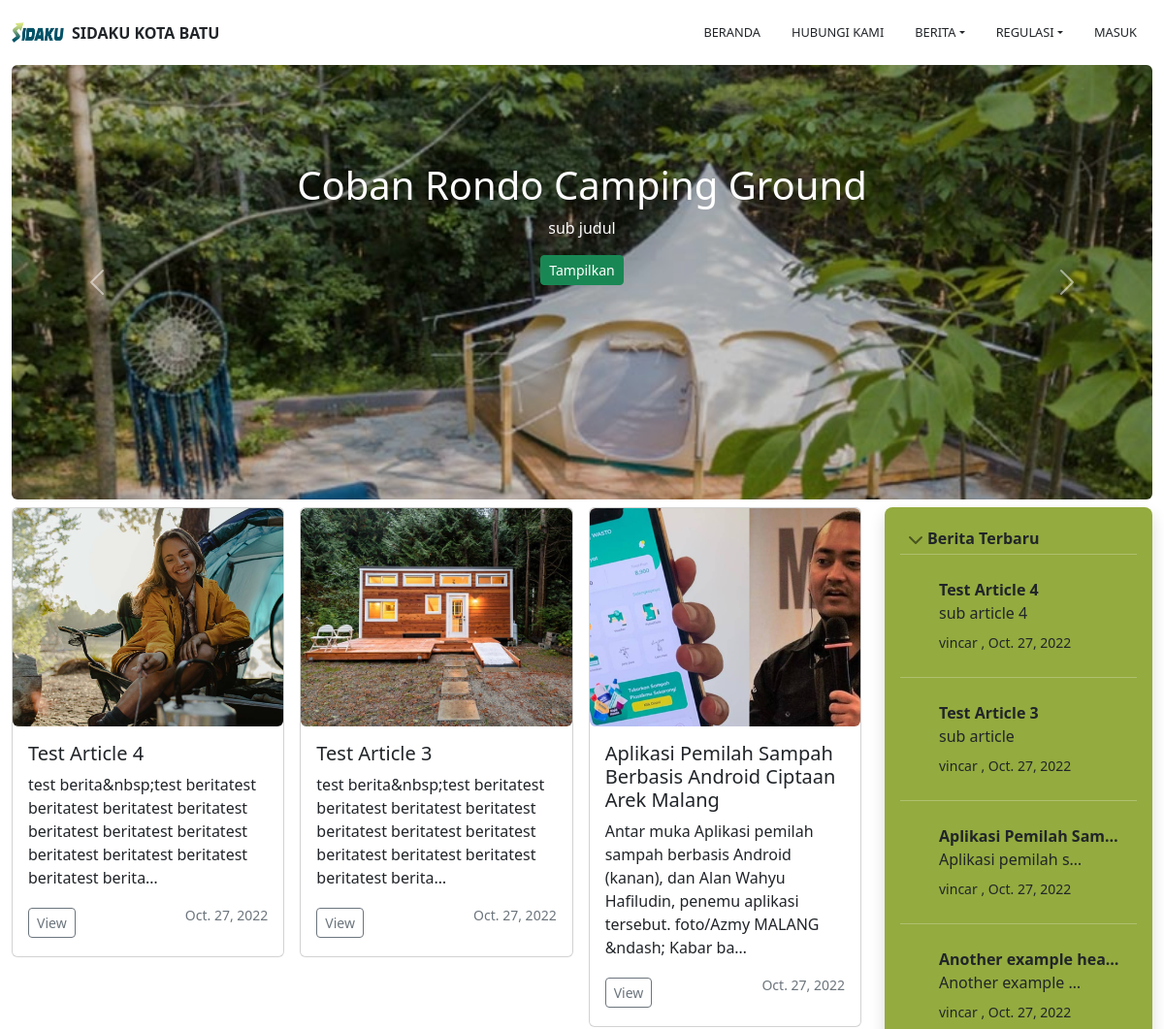
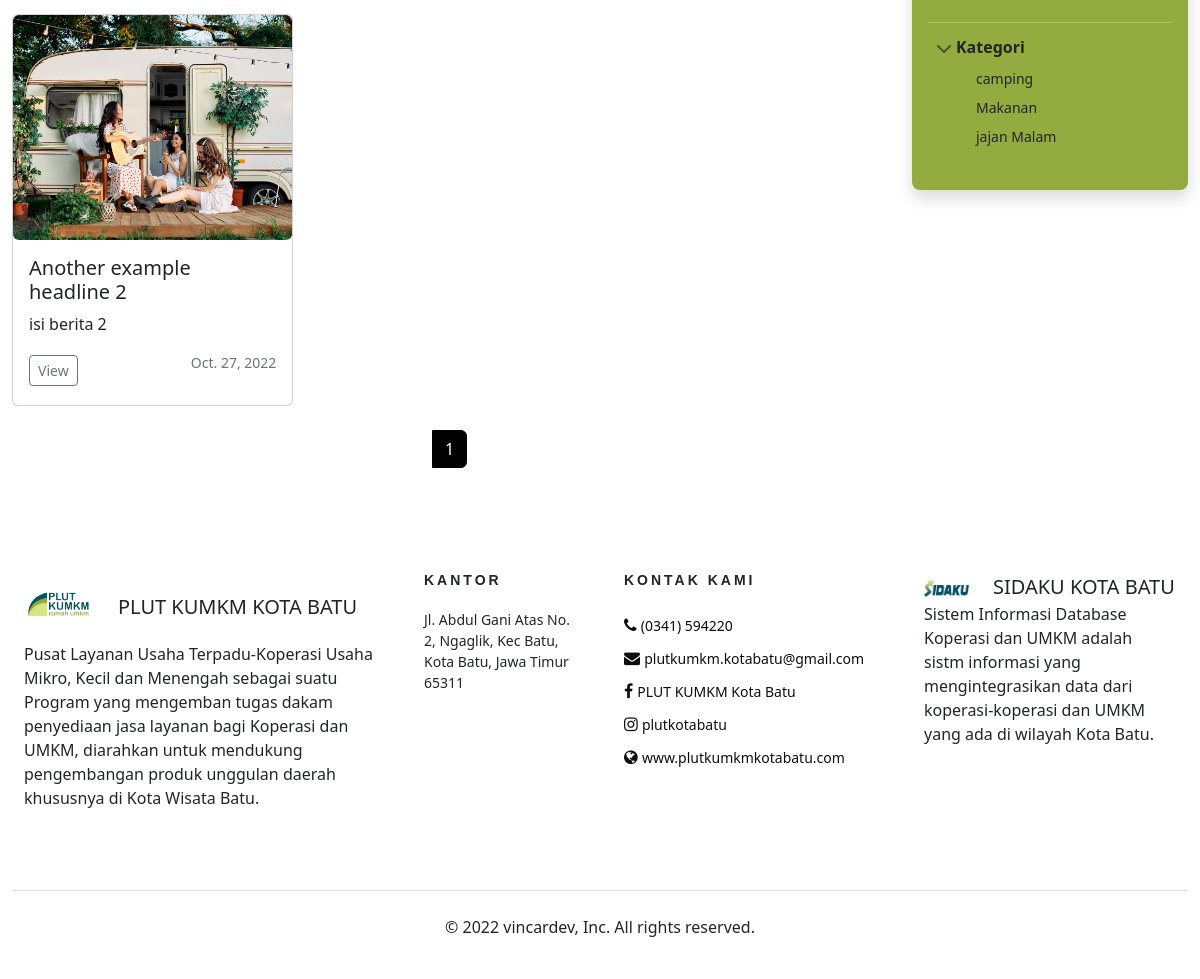
The app's page /berita/warta-kumkm, older data (2 pictures, top to bottom).
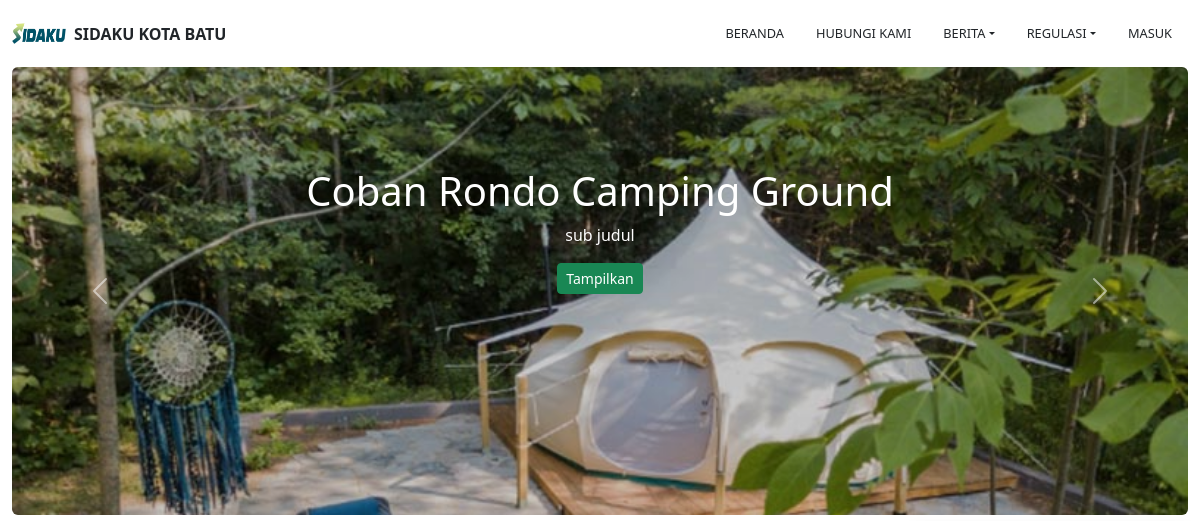
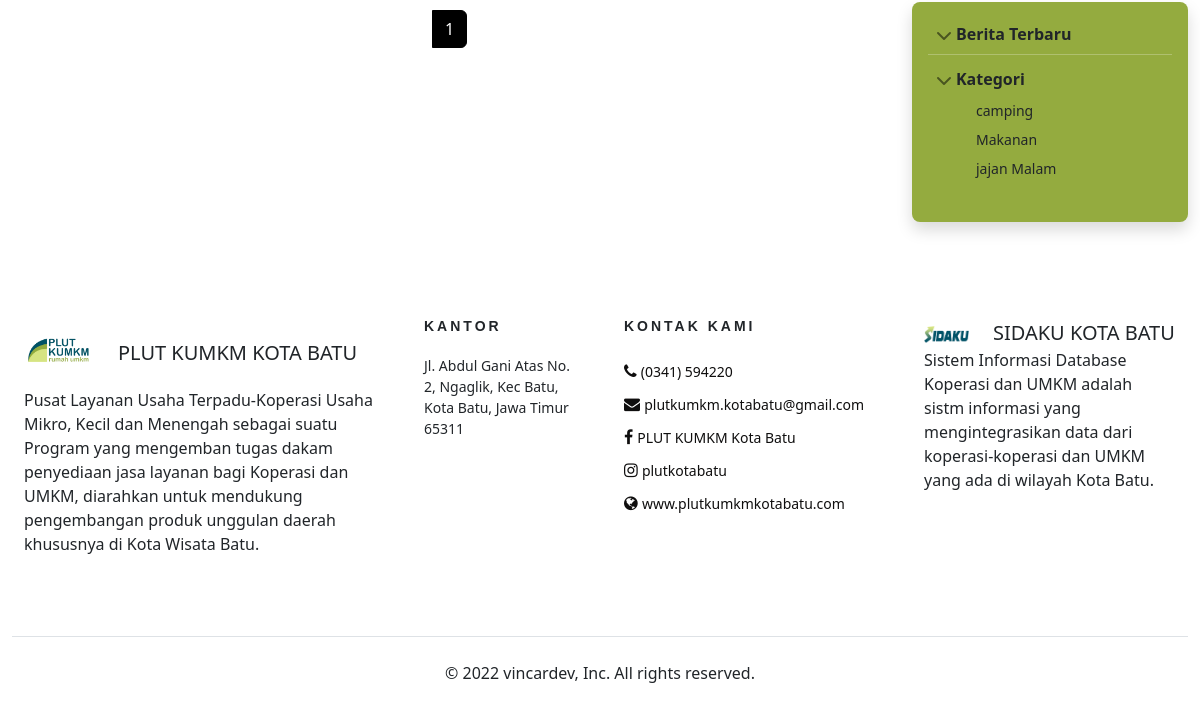
The same page, newer data (2 pictures, top to bottom).
### articles/models.py (models this page shows, shortened)
class Article(models.Model):
    def image_upload_to(self, instance=None):
        if instance:
            return os.path.join("ArticleSeries", slugify(self.series.slug), slugify(self.article_slug), instance)
        return None
    title           = models.CharField(max_length=200)
    subtitle        = models.CharField(max_length=200, default="", blank=True)
    article_slug    =  AutoSlugField(populate_from='title', editable=True, unique=True, blank=True, null=True)
    content         = RichTextUploadingField(blank=True, default="")
    notes           = RichTextUploadingField(blank=True, default="")
    published       = models.DateTimeField("Date published", default=timezone.now)
    modified        = models.DateTimeField("Date modified", default=timezone.now)
    series          = models.ForeignKey(ArticleSeries, default="", verbose_name="Series", on_delete=models.SET_DEFAULT)
    author          = models.ForeignKey(get_user_model(), default=1, on_delete=models.SET_DEFAULT)
    image           = models.ImageField(default='default/no_image.jpg', upload_to=image_upload_to ,max_length=255)
    inheadline      = models.BooleanField(default=False)
    ineducate       = models.BooleanField(default=False)
    ingallery       = models.BooleanField(default=False)
    class Meta:
        verbose_name_plural = "Article"
        ordering = ['-published']

class ArticleSeries(models.Model):
    def image_upload_to(self, instance=None):
        if instance:
            return os.path.join("ArticleSeries", slugify(self.slug), instance)
        return None
    title       = models.CharField(max_length=200)
    subtitle    = models.CharField(max_length=200, default="", blank=True)
    slug        =  AutoSlugField(populate_from='title', editable=True, unique=True, blank=True, null=True)
    published   = models.DateTimeField("Date published", default=timezone.now)
    author      = models.ForeignKey(get_user_model(), default=1, on_delete=models.SET_DEFAULT)
    image       = models.ImageField(default='default/no_image.jpg', upload_to=image_upload_to ,max_length=255)
    class Meta:
        verbose_name_plural = "Series"
        ordering = ['-published']

### homepage/views.py (the view)
def getallberita(request):
    list_berita = Article.objects.filter(ingallery = False).filter(ineducate = False)
    headline    =  Article.objects.filter(inheadline = True)
    all_series = ArticleSeries.objects.all()
    breaking_news = Article.objects.filter(ingallery = False).filter(ineducate = False).order_by('-id')[:10]
    paginator   = Paginator(list_berita, 6) # Show 25 contacts per page.
    page_number = request.GET.get('page')
    page_obj    = paginator.get_page(page_number)
    template = "berita/list_berita.html"
    list_data = {
        'sub_active'        : 'wartakumkm',
        'all_series'        : all_series,
        'breaking_news'     : breaking_news,
        'page_obj'          : page_obj,
        'headline'          : headline
    }
    return render (request, template, list_data)

### homepage/context_processors.py (called while the page is built)
def GetCompany(request):
    tables_company = CompanySetupModel.objects.get()
    datetoday = datetime.today().weekday()
    myprof = None
    if request.user.is_authenticated :
        myprof, __  = UserProfile.objects.get_or_create(user=request.user)
    return {
            "tables_company" :tables_company,
            "weekday" : datetoday,
            "tables_profile" : myprof,
        }

### homepage/templates/berita/list_berita.html (shortened to what the changed rows need)
{% extends 'frontend/base/front_base.html' %}
{% load static %}
{% load humanize %}
{% load filter_home %}
{% block front_content %}
<div class="container-fluid">
    <div id="headline" class="carousel slide" data-bs-ride="carousel">
        <div class="carousel-inner rounded">
            {% for field in headline %}
            <div class="carousel-item {% if forloop.first %} active {% endif %}">
                <div class="container">
                    <div class="carousel-caption ">
                        <h1>{{ field.title }}</h1>
                        <p>{{ field.subtitle }}</p>
                        <p><a class="btn btn-sm btn-success"
                                href=" {% url 'home:single_berita' field.series.slug field.article_slug %}">Tampilkan</a>
                        </p>
                    </div>
                </div>
            </div>
            {% endfor %}
        </div>
    </div>
</div>
<div class="container-fluid">
    <div class="row mb-2 mt-2">
        <div class="col-lg-9">
            <div class="row row-cols-1 row-cols-sm-2 row-cols-md-3 g-3 pb-4">
                {% for field in page_obj %}
                <div class="col">
                    <div class="card shadow-md border-1 rounded">
                        <img src="{{ field.image.url }}" class="img-fluid rounded" alt="image desc" width="100%" style="height:225px;object-fit:cover;">
                        <div class="card-body">
                            <h5 class="card-title">{{ field.title }}</h5>
                            <p class="card-text">{{ field.content | striptags | truncatechars:150  }}</p>
                            <div class="d-flex justify-content-between align-items-center">
                                <div class="btn-group">
                                    <a href=" {% url 'home:single_berita' field.series.slug field.article_slug %} "
                                        class="btn btn-sm btn-outline-secondary">View</a>
                                </div>
                                <small class="text-muted">{{ field.published | date | striptags  }}</p></small>
                            </div>
                        </div>
                    </div>
                </div>
                {% endfor %}
            </div>
        </div>
        <div class="col-lg-3 mb-2">
            <div class="flex-shrink-0 p-3 bg-green-3 rounded-3 shadow text-white">
                <div class="list-group" id="list-tab" role="tablist">
                    <ul class="list-unstyled ps-0">
                        <li class="mb-1">
                            <div class="collapse show" id="projas-collapse">
                                <ul class="list-group btn-toggle-nav list-unstyled">
                                    {% for field in breaking_news %}
                                    <hr class="w-100 my-0">
                                    <li class="list-group-item align-items-start border-top py-0">
                                        <a href="{% url 'home:single_berita' field.series.slug field.article_slug %}"
                                            class="text-decoration-none text-dark">
                                            <div class="ms-4 me-auto">
                                                <div class="fw-bold text-truncate" style="max-width:200px">
                                                    {{field.title}}</div>
                                                <span class="d-inline-block text-truncate" style="max-width:150px">
                                                    {{ field.subtitle }} </span> <br>
                                                <small> {{field.author}} ,
                                                    {{ field.published | date | striptags  }}</small>
                                            </div>
                                        </a>
                                    </li>
                                    {% endfor %}
                                    <hr class="w-100 my-1">
                                </ul>
                            </div>
                        </li>
                        <li class="mb-1">
                            <div class="collapse show" id="dokor-collapse">
                                <ul class="btn-toggle-nav list-unstyled fw-normal pb-1 small">
                                    {% for series in all_series %}
                                    <li><a class="d-flex text-decoration-none rounded list-group-item text-dark"
                                            href="{% url 'home:list_series' series.slug  %}"> {{series.title}}</a></li>
                                    {% endfor %}
                                </ul>
                            </div>
                        </li>
                    </ul>
                </div>
            </div>
        </div>
    </div>
</div>
{% endblock  %}

Row changes from the older to the newer data that the page shows:
no longer on this page (row edited): Article: image (picture), title "Test Article 4", content "test berita&nbsp;test beritatest beritatest beritatest beritatest beritatest beritatest beritatest beritatest beritatest beritatest beritatest berita…", published "Oct. 27, 2022", subtitle "sub article 4", author "vincar"
no longer on this page (row edited): Article: image (picture), title "Test Article 3", content "test berita&nbsp;test beritatest beritatest beritatest beritatest beritatest beritatest beritatest beritatest beritatest beritatest beritatest berita…", published "Oct. 27, 2022", subtitle "sub article", author "vincar"
no longer on this page (row edited): Article: image (picture), title "Aplikasi Pemilah Sampah Berbasis Android Ciptaan Arek Malang", content "Antar muka Aplikasi pemilah sampah berbasis Android (kanan), dan Alan Wahyu Hafiludin, penemu aplikasi tersebut. foto/Azmy MALANG &ndash; Kabar ba…", published "Oct. 27, 2022", title "Aplikasi Pemilah Sam…", subtitle "Aplikasi pemilah s…", author "vincar"
no longer on this page (row edited): Article: image (picture), title "Another example headline 2", content "isi berita 2", published "Oct. 27, 2022", title "Another example hea…", subtitle "Another example…", author "vincar"
